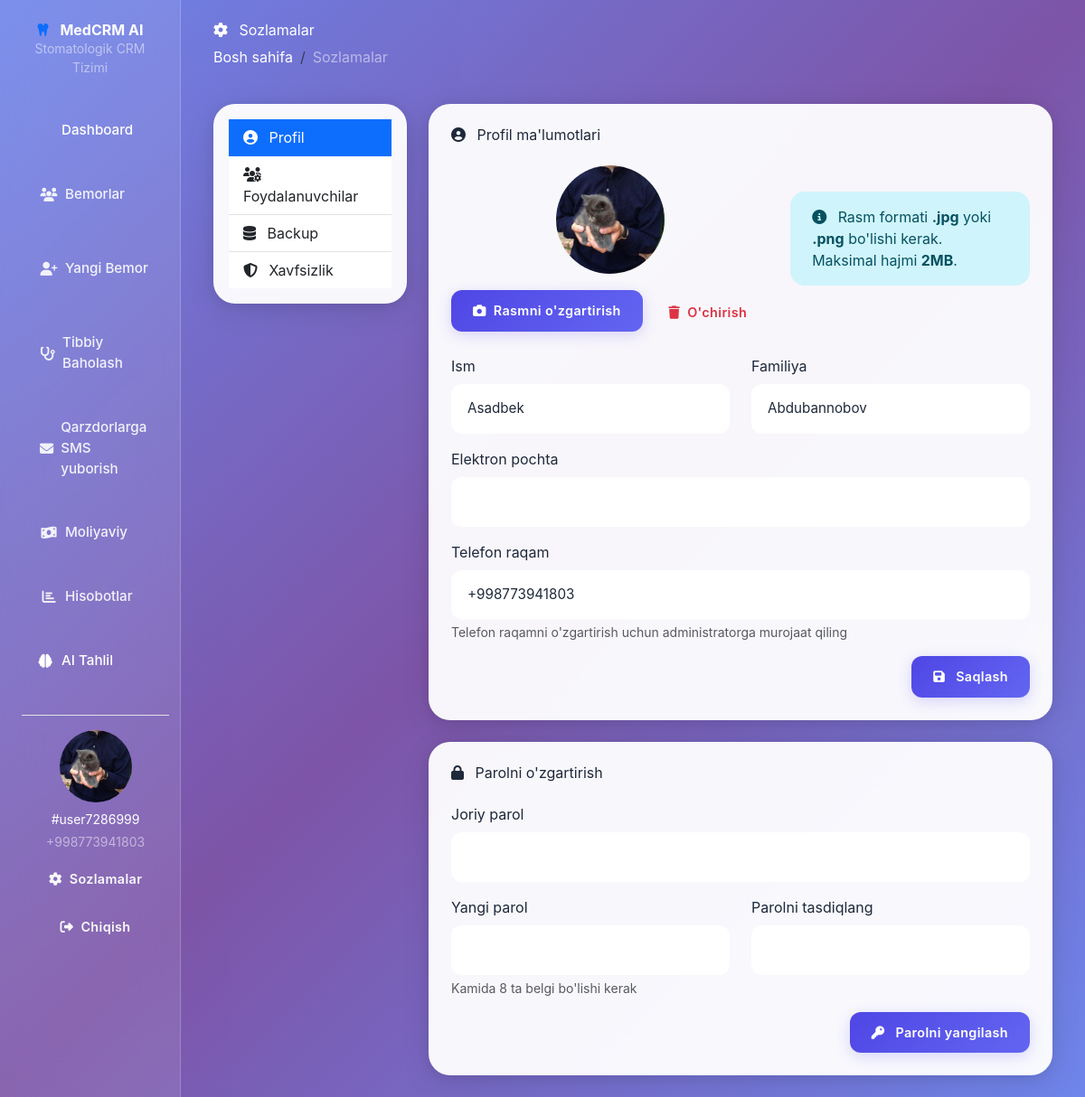
Screenshot of /accounts/settings/ (signed in) with the database file from the repository.
### accounts/models.py (models this page shows, shortened)
class Account(AbstractBaseUser, PermissionsMixin):  # <--- PermissionsMixin qo'shildi
    class Meta:
        permissions = [('can_view_account', 'Can view account')]
        default_permissions = []
    first_name = models.CharField(max_length=50, blank=True, null=True)
    last_name = models.CharField(max_length=50, blank=True, null=True)
    profile_image = models.ImageField(upload_to='profile_images/', default="default_profile_image.png", blank=True, null=True)
    username = models.CharField(max_length=50, unique=True, editable=False)
    phone = models.CharField(max_length=15, unique=True, validators=[RegexValidator(regex=r'^\+998\d{9}$', message='Phone number must start with +998 followed by 9 digits')])
    email = models.EmailField(max_length=100, unique=True, blank=True, null=True)
    date_joined = models.DateTimeField(auto_now_add=True)
    last_login = models.DateTimeField(auto_now=True)
    is_admin = models.BooleanField(default=False)
    is_staff = models.BooleanField(default=False)
    is_active = models.BooleanField(default=True)
    is_superadmin = models.BooleanField(default=False)
    is_banned = models.BooleanField(default=False, blank=True, null=True)
    USERNAME_FIELD = 'phone'
    REQUIRED_FIELDS = ["first_name", "last_name"]
    objects = MyAccountManager()
    def profile_image_exists(self):
        return bool(self.profile_image)

### accounts/views.py (the view, shortened to what this page needs)
# urls.py: path('settings/', settings_view, name='settings'),
@login_required
def settings_view(request):
    if not request.user.is_authenticated:
        messages.error(request, "Siz tizimga kirgan emassiz!")
        return redirect('login')
    random_password = ''.join(random.choice(string.ascii_letters + string.digits) for _ in range(12))
    if request.method == 'POST' and request.POST.get('form_type') == 'security_settings':
        request.user.two_factor_auth = 'two_factor_auth' in request.POST
        request.user.session_timeout = 'session_timeout' in request.POST
        request.user.save()
        messages.success(request, 'Xavfsizlik sozlamalari saqlandi!')
        return redirect('settings')
    users = []
    if request.user.is_admin:
        users = Account.objects.all().order_by('-date_joined')
    login_history = []
    context = {
        'users': users,
        'login_history': login_history,
        'random_password': random_password,
    }
    return render(request, 'dashboard/settings.html', context)

### Templates/dashboard/settings.html (shortened to what this page needs)
{% extends 'base.html' %}
{% load static %}
{% block content %}
<div class="container-fluid animate-fade-in">
    <div class="row mb-4">
        <div class="col-12">
            <h2 class="text-white mb-0"><i class="fas fa-cog me-2"></i> Sozlamalar</h2>
            <nav aria-label="breadcrumb" class="mt-2">
                <ol class="breadcrumb bg-transparent p-0">
                    <li class="breadcrumb-item"><a href="#" class="text-white">Bosh sahifa</a></li>
                    <li class="breadcrumb-item active text-white-50" aria-current="page">Sozlamalar</li>
                </ol>
            </nav>
        </div>
    </div>
    <div class="row">
        <div class="col-md-3 mb-4">
            <div class="glass-card p-3">
                <div class="list-group list-group-flush">
                    <a href="#profile-section" class="list-group-item list-group-item-action active" data-bs-toggle="list">
                        <i class="fas fa-user-circle me-2"></i> Profil
                    </a>
                    {% if request.user.is_admin %}
                    <a href="#account-section" class="list-group-item list-group-item-action" data-bs-toggle="list">
                        <i class="fas fa-users-cog me-2"></i> Foydalanuvchilar
                    </a>
                    <a href="#backup-section" class="list-group-item list-group-item-action" data-bs-toggle="list">
                        <i class="fas fa-database me-2"></i> Backup
                    </a>
                    {% endif %}
                    <a href="#security-section" class="list-group-item list-group-item-action" data-bs-toggle="list">
                        <i class="fas fa-shield-alt me-2"></i> Xavfsizlik
                    </a>
                </div>
            </div>
        </div>
        <div class="col-md-9">
            <div class="tab-content">
                <div class="tab-pane fade show active" id="profile-section">
                    <div class="glass-card p-4 mb-4">
                        <h4 class="mb-4"><i class="fas fa-user-circle me-2"></i> Profil ma'lumotlari</h4>
                        <form method="post" enctype="multipart/form-data">
                         <div class="row align-items-center mb-4">
                        <div class="col-auto text-center">
                            <div class="avatar-upload">
                                <div class="avatar-preview rounded-circle mx-auto"
                                    style="
                                        width: 120px;
                                        height: 120px;
                                        background-image: url({% if request.user.profile_image %}{{ request.user.profile_image.url }}{% else %}{% static 'default_profile_image.png' %}{% endif %});
                                        background-size: cover;
                                        background-position: center;
                                        background-repeat: no-repeat;
                                        overflow: hidden;
                                    ">
                                </div>
                                <div class="mt-3">
                                    <label for="profile_image" class="btn btn-sm btn-primary">
                                        <i class="fas fa-camera me-1"></i> Rasmni o'zgartirish
                                    </label>
                                    {% if request.user.profile_image %}
                                    <button type="button" class="btn btn-sm btn-outline-danger mt-1" id="remove-profile-image">
                                        <i class="fas fa-trash me-1"></i> O'chirish
                                    </button>
                                    {% endif %}
                                </div>
                            </div>
                        </div>
                        <div class="col">
                            <div class="alert alert-info">
                                <i class="fas fa-info-circle me-2"></i>
                                Rasm formati <strong>.jpg</strong> yoki <strong>.png</strong> bo'lishi kerak. Maksimal hajmi <strong>2MB</strong>.
                            </div>
                        </div>
                    </div>
                            <div class="row">
                                <div class="col-md-6 mb-3">
                                    <label for="firstName" class="form-label">Ism</label>
                                    <input type="text" class="form-control" id="firstName" name="first_name" value="{{ request.user.first_name }}" required>
                                </div>
                                <div class="col-md-6 mb-3">
                                    <label for="lastName" class="form-label">Familiya</label>
                                    <input type="text" class="form-control" id="lastName" name="last_name" value="{{ request.user.last_name }}" required>
                                </div>
                            </div>
                            <div class="mb-3">
                                <label for="email" class="form-label">Elektron pochta</label>
                                <input type="email" class="form-control" id="email" name="email" value="{{ request.user.email|default:'' }}">
                            </div>
                            <div class="mb-3">
                                <label for="phone" class="form-label">Telefon raqam</label>
                                <input type="tel" class="form-control" id="phone" name="phone" value="{{ request.user.phone }}" readonly>
                                <div class="form-text">Telefon raqamni o'zgartirish uchun administratorga murojaat qiling</div>
                            </div>
                            <div class="d-flex justify-content-end">
                                <button type="submit" class="btn btn-primary px-4">
                                    <i class="fas fa-save me-2"></i> Saqlash
                                </button>
                            </div>
                        </form>
                    </div>
                    <div class="glass-card p-4">
                        <h4 class="mb-4"><i class="fas fa-lock me-2"></i> Parolni o'zgartirish</h4>
                        <form method="post">
                            <div class="mb-3">
                                <label for="currentPassword" class="form-label">Joriy parol</label>
                                <input type="password" class="form-control" id="currentPassword" name="current_password" required>
                            </div>
                            <div class="row">
                                <div class="col-md-6 mb-3">
                                    <label for="newPassword" class="form-label">Yangi parol</label>
                                    <input type="password" class="form-control" id="newPassword" name="new_password" required>
                                    <div class="form-text">Kamida 8 ta belgi bo'lishi kerak</div>
                                </div>
                                <div class="col-md-6 mb-3">
                                    <label for="confirmPassword" class="form-label">Parolni tasdiqlang</label>
                                    <input type="password" class="form-control" id="confirmPassword" name="confirm_password" required>
                                </div>
                            </div>
                            <div class="d-flex justify-content-end">
                                <button type="submit" class="btn btn-primary px-4">
                                    <i class="fas fa-key me-2"></i> Parolni yangilash
                                </button>
                            </div>
                        </form>
                    </div>
                </div>
            </div>
        </div>
    </div>
</div>
{% endblock %}

### Templates/includes/header.html (shortened to what this page needs)
<div class="col-md-3 col-lg-2 sidebar p-4">
    <div class="text-center mb-4">
        <h3 class="text-white fw-bold">
            <i class="fas fa-tooth text-primary me-2"></i>
            MedCRM AI
        </h3>
        <p class="text-white-50 small">Stomatologik CRM Tizimi</p>
    </div>
    <nav class="nav flex-column">
        <a class="nav-link nav-item text-white p-3 {% if request.path == '/' %}active{% endif %}"
           href="{% url 'home' %}">
             Dashboard
        </a>
        <a class="nav-link nav-item {% if request.path == '/patients/' %}active{% endif %}"
           href="{% url 'patients' %}">
            <i class="fas fa-users me-2"></i> Bemorlar
        </a>
        <a class="nav-link nav-item {% if request.path == '/patients/add/' %}active{% endif %}"
           href="{% url 'add_patient' %}">
            <i class="fas fa-user-plus me-2"></i> Yangi Bemor
        </a>
        <a class="nav-link nav-item {% if request.path == '/patients/assessment/' %}active{% endif %}"
           href="{% url 'assessment' %}">
            <i class="fas fa-stethoscope me-2"></i> Tibbiy Baholash
        </a>
        <a class="nav-link nav-item"
           href="{% url 'debt_notification' %}">
            <i class="fa-solid fa-envelope me-2"></i> Qarzdorlarga SMS yuborish
        </a>
        <a class="nav-link nav-item {% if request.path == '/payments/' %}active{% endif %}"
           href="{% url 'payment' %}">
            <i class="fas fa-money-bill-wave me-2"></i> Moliyaviy
        </a>
        <a class="nav-link nav-item {% if request.path == '/reports/' %}active{% endif %}"
           href="{% url 'reports' %}">
            <i class="fas fa-chart-bar me-2"></i> Hisobotlar
        </a>
        <a class="nav-link nav-item text-white p-3"
           href="#">
            <i class="fas fa-brain me-2"></i> AI Tahlil
        </a>
        {% if user.is_authenticated %}
        <div class="mt-4 pt-3 border-top border-white-50">
            <div class="text-center">
                <div class="mb-2 d-flex justify-content-center align-items-center">
                    {% if user.profile_image_exists %}
                    <img src="{{ user.profile_image.url }}" alt="User Image"
                        class="rounded-circle img-fluid"
                        style="width: 80px; height: 80px; object-fit: cover;">
                    {% else %}
                    <i class="fas fa-user-circle fa-2x text-white"></i>
                    {% endif %}
                </div>
                <p class="text-white small mb-1">{{ user.get_full_name|default:user.username }}</p>
                <p class="text-white-50 small">{{ user.phone }}</p>
                <a href="{% url 'settings' %}" class="btn btn-sm btn-outline-light mt-2">
                    <i class="fa-solid fa-gear me-1"></i> Sozlamalar
                </a>
                <a href="{% url 'logout' %}" class="btn btn-sm btn-outline-light mt-2">
                    <i class="fas fa-sign-out-alt me-1"></i> Chiqish
                </a>
            </div>
        </div>
        {% endif %}
    </nav>
</div>

### Templates/base.html (style rules this page uses)
:root { --primary-color: #4f46e5; --primary-light: #6366f1; --primary-dark: #3730a3; --secondary-color: #0ea5e9; --success-color: #10b981; --warning-color: #f59e0b; --danger-color: #ef4444; --dark-color: #1f2937; --light-color: #f8fafc; --text-primary: #1e293b; --text-secondary: #64748b; --glass-bg: rgba(255, 255, 255, 0.95); --glass-border: rgba(255, 255, 255, 0.18); }
* { margin: 0; padding: 0; box-sizing: border-box; }
body { background: linear-gradient(135deg, #667eea 0%, #764ba2 50%, #667eea 100%); background-attachment: fixed; min-height: 100vh; font-family: 'Inter', 'Segoe UI', Tahoma, Geneva, Verdana, sans-serif; color: var(--text-primary); line-height: 1.6; }
.glass-card { background: var(--glass-bg); backdrop-filter: blur(20px); -webkit-backdrop-filter: blur(20px); border: 1px solid var(--glass-border); border-radius: 24px; box-shadow: 0 8px 32px rgba(0, 0, 0, 0.1), 0 2px 16px rgba(0, 0, 0, 0.08); transition: all 0.3s cubic-bezier(0.4, 0, 0.2, 1); }
.sidebar { min-height: 100vh; background: rgba(255, 255, 255, 0.15); backdrop-filter: blur(20px); -webkit-backdrop-filter: blur(20px); border-right: 1px solid rgba(255, 255, 255, 0.2); position: sticky; top: 0; }
.nav-item { margin: 0.5rem 0; }
.nav-link { display: flex; align-items: center; padding: 1rem 1.25rem; color: rgba(255, 255, 255, 0.9); text-decoration: none; border-radius: 16px; transition: all 0.3s cubic-bezier(0.4, 0, 0.2, 1); font-weight: 500; font-size: 0.95rem; }
.nav-link i { margin-right: 0.75rem; width: 20px; text-align: center; }
.form-control, .form-select { border-radius: 12px; border: 2px solid rgba(255, 255, 255, 0.2); background: rgba(255, 255, 255, 0.9); color: var(--text-primary); padding: 0.875rem 1rem; font-size: 0.95rem; transition: all 0.3s ease; backdrop-filter: blur(10px); }
.form-control::placeholder { color: var(--text-secondary); opacity: 0.7; }
.btn { border-radius: 12px; padding: 0.75rem 1.5rem; font-weight: 600; font-size: 0.9rem; transition: all 0.3s cubic-bezier(0.4, 0, 0.2, 1); border: none; text-transform: none; letter-spacing: 0.025em; }
.btn-primary { background: linear-gradient(135deg, var(--primary-color), var(--primary-light)); color: white; box-shadow: 0 4px 16px rgba(79, 70, 229, 0.2); }
.animate-fade-in { animation: fadeInUp 0.6s cubic-bezier(0.4, 0, 0.2, 1); }
.alert { border: none; border-radius: 16px; padding: 1rem 1.5rem; margin-bottom: 1.5rem; }

### rows the page displays
Account: profile_image (picture), get_full_name "#user7286999", phone "+998773941803", first_name "Asadbek", last_name "Abdubannobov"
